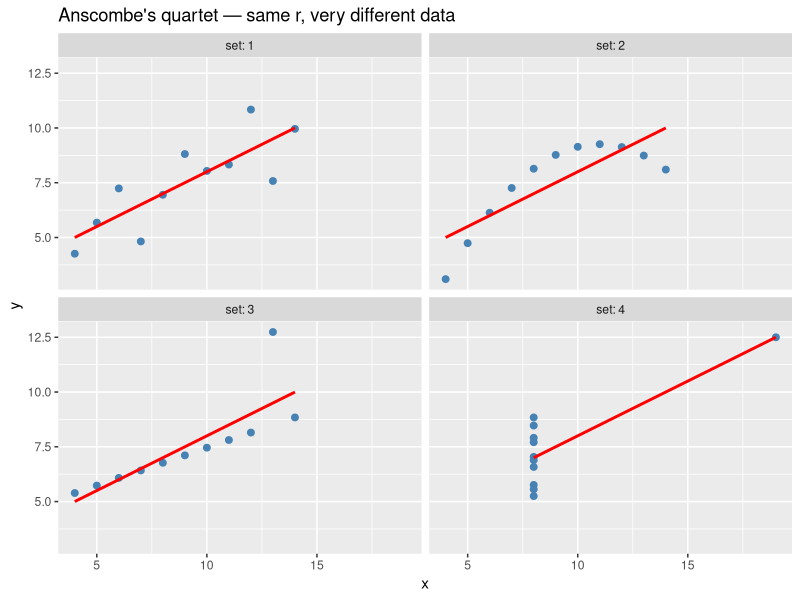
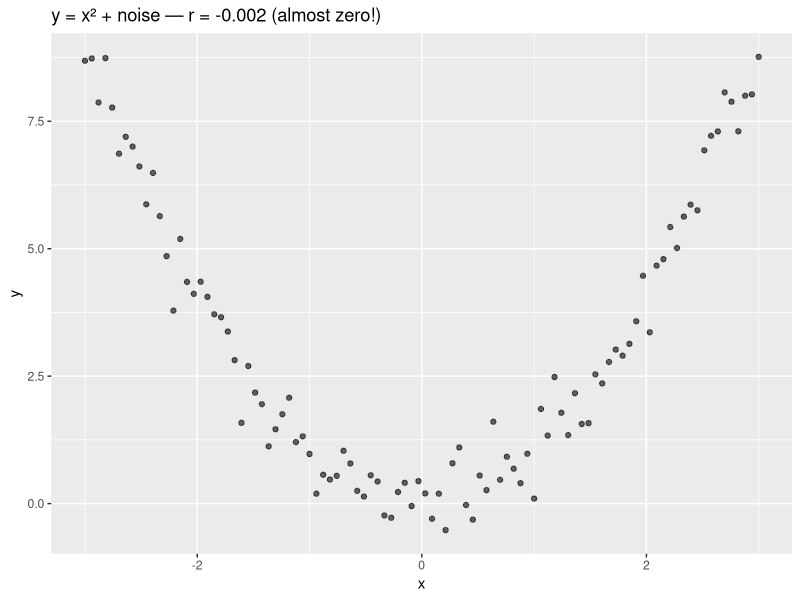
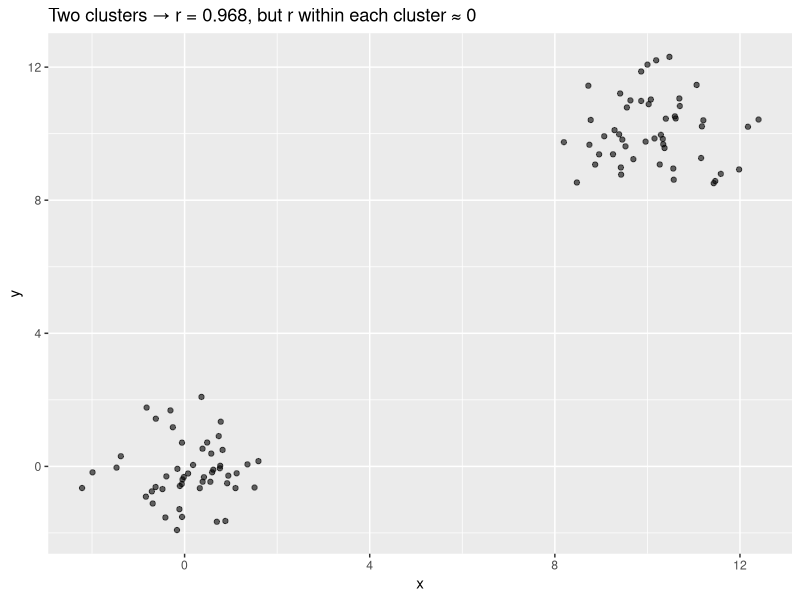
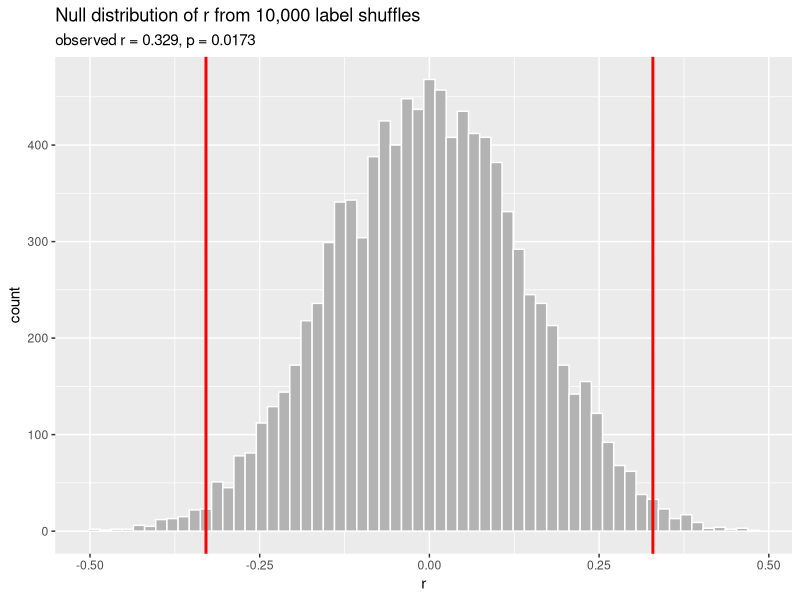

The R script that drew these images, in order:
## ---- chunk 1
knitr::opts_chunk$set(echo = TRUE, message = FALSE, warning = FALSE,
                      fig.width = 7, fig.height = 4, dpi = 120)
library(tidyverse)
set.seed(42)
## ---- chunk 2
# Anscombe's quartet: four data sets with identical r, means, SDs, and regression lines
data("anscombe")
anscombe_long <- anscombe |>
  pivot_longer(everything(),
               names_to = c(".value", "set"),
               names_pattern = "(.)(.)")

ggplot(anscombe_long, aes(x, y)) +
  geom_point(size = 2, color = "steelblue") +
  geom_smooth(method = "lm", se = FALSE, color = "red") +
  facet_wrap(~ set, labeller = label_both) +
  labs(title = "Anscombe's quartet — same r, very different data")
## ---- chunk 3
anscombe_long |>
  group_by(set) |>
  summarise(r = cor(x, y), .groups = "drop")
## ---- chunk 4
# Use the first Anscombe dataset
d1 <- anscombe_long |> filter(set == "1")
x <- d1$x
y <- d1$y

# Covariance: average of (x − x̄)(y − ȳ)
cov_manual <- sum((x - mean(x)) * (y - mean(y))) / (length(x) - 1)
all.equal(cov_manual, cov(x, y))

# Pearson's r: covariance normalized by SD_x × SD_y
r_manual <- cov_manual / (sd(x) * sd(y))
all.equal(r_manual, cor(x, y))
## ---- chunk 5
set.seed(1)
x_nl <- seq(-3, 3, length.out = 100)
y_nl <- x_nl^2 + rnorm(100, sd = 0.5)

tibble(x = x_nl, y = y_nl) |>
  ggplot(aes(x, y)) +
  geom_point(alpha = 0.6) +
  labs(title = sprintf("y = x² + noise — r = %.3f (almost zero!)",
                       cor(x_nl, y_nl)))
## ---- chunk 6
set.seed(1)
cluster_data <- tibble(
  x = c(rnorm(50, 0,  1), rnorm(50, 10, 1)),
  y = c(rnorm(50, 0,  1), rnorm(50, 10, 1))
)

ggplot(cluster_data, aes(x, y)) +
  geom_point(alpha = 0.6) +
  labs(title = sprintf("Two clusters → r = %.3f, but r within each cluster ≈ 0",
                       cor(cluster_data$x, cluster_data$y)))
## ---- chunk 7
# Create a strictly increasing but non-linear relationship
x <- runif(100, 0, 10)
y <- exp(x) + rnorm(100, sd = 100)   # exponential growth

c(Pearson  = cor(x, y, method = "pearson"),
  Spearman = cor(x, y, method = "spearman"))
## ---- chunk 8
# A weak-to-moderate linear relationship
n <- 50
x <- rnorm(n)
y <- 0.4 * x + rnorm(n, sd = sqrt(1 - 0.16))

obs_r <- cor(x, y)
obs_r

n_sim <- 10000
null_r <- numeric(n_sim)
for (i in seq_len(n_sim)) {
  null_r[i] <- cor(x, sample(y))    # shuffle y, recompute r
}

p_value <- mean(abs(null_r) >= abs(obs_r))
p_value

# Compare to the theoretical test
cor.test(x, y)$p.value
## ---- chunk 9
tibble(r = null_r) |>
  ggplot(aes(r)) +
  geom_histogram(bins = 60, fill = "grey70", color = "white") +
  geom_vline(xintercept = c(-obs_r, obs_r),
             color = "red", linewidth = 1) +
  labs(title = "Null distribution of r from 10,000 label shuffles",
       subtitle = sprintf("observed r = %.3f, p = %.4f", obs_r, p_value))
## ---- chunk 10
B <- 10000
boot_r <- numeric(B)
for (i in seq_len(B)) {
  idx       <- sample(seq_along(x), length(x), replace = TRUE)
  boot_r[i] <- cor(x[idx], y[idx])    # resample PAIRS
}
quantile(boot_r, c(0.025, 0.975))
## ---- chunk 11
# Both x and y driven by a common confounder z
n <- 200
z <- rnorm(n)              # hidden common cause (age, SES, calendar time...)
x <- 2 * z + rnorm(n)
y <- 3 * z + rnorm(n)

cor(x, y)                  # Large, significant, entirely due to z
## ---- chunk 12
# Randomize: now x is set by coin flip, not driven by z
n <- 200
z <- rnorm(n)
x_random <- sample(c(0, 1), n, replace = TRUE)
y <- 0.5 * x_random + 3 * z + rnorm(n)

cor(x_random, y)  # smaller and "honest"
## ---- chunk 13
# Rough MI via binned histograms. For production use, see the `infotheo` package.
mutual_info <- function(x, y, n_bins = 10) {
  # discretize into n_bins
  bx <- cut(x, breaks = n_bins, labels = FALSE)
  by <- cut(y, breaks = n_bins, labels = FALSE)

  # joint and marginal probabilities
  p_xy <- prop.table(table(bx, by))
  p_x  <- prop.table(table(bx))
  p_y  <- prop.table(table(by))

  MI <- 0
  for (i in seq_len(nrow(p_xy))) {
    for (j in seq_len(ncol(p_xy))) {
      if (p_xy[i, j] > 0) {
        MI <- MI + p_xy[i, j] *
          log(p_xy[i, j] / (p_x[i] * p_y[j]))
      }
    }
  }
  MI
}

# Non-linear data (the parabola): Pearson is ≈ 0, MI catches the dependence
x_nl <- seq(-3, 3, length.out = 500)
y_nl <- x_nl^2 + rnorm(500, sd = 0.3)

tibble(
  measure      = c("Pearson r", "Spearman ρ", "Mutual information"),
  value        = c(cor(x_nl, y_nl),
                   cor(x_nl, y_nl, method = "spearman"),
                   mutual_info(x_nl, y_nl))
)
